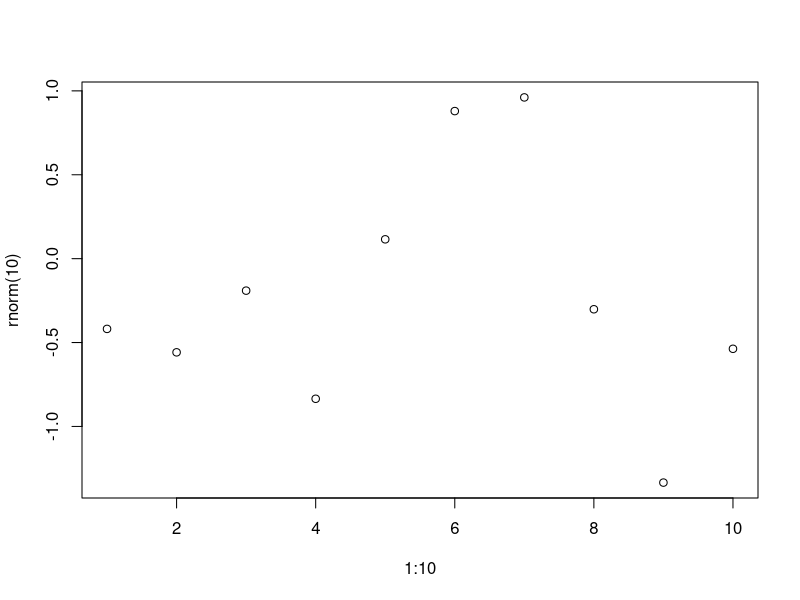
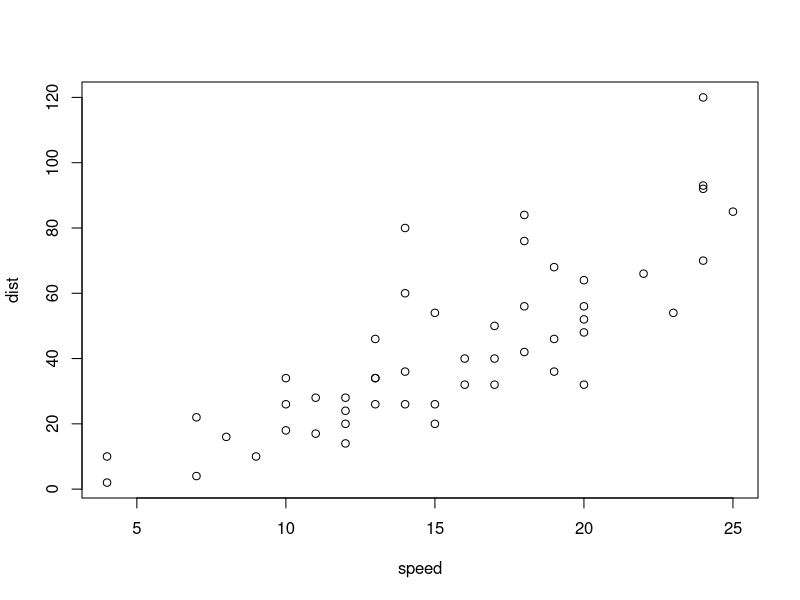
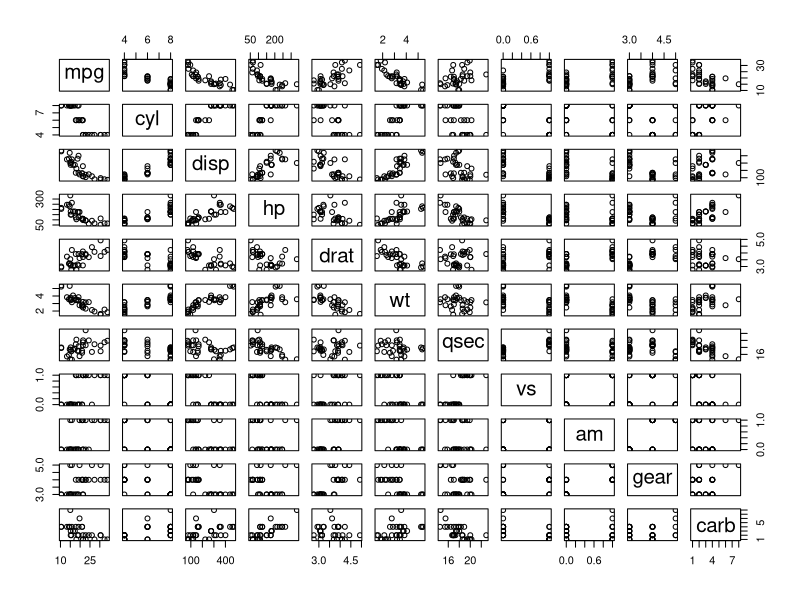
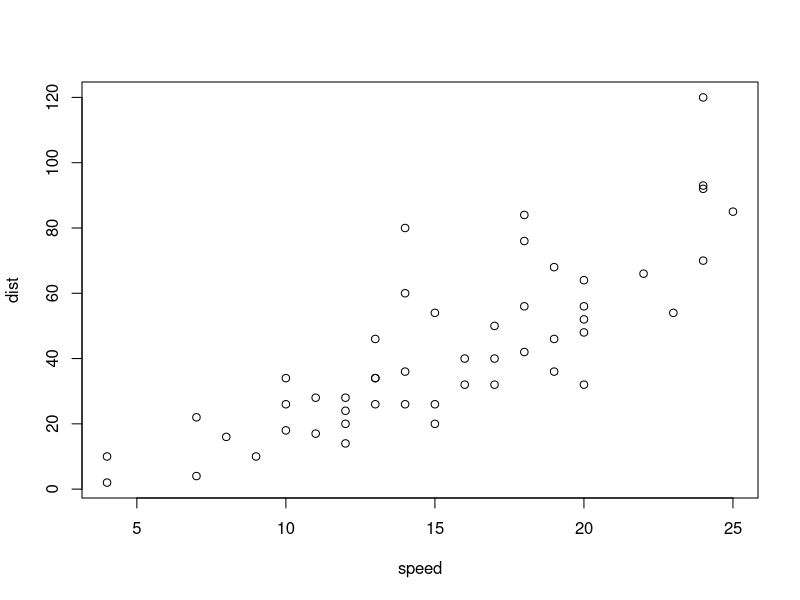
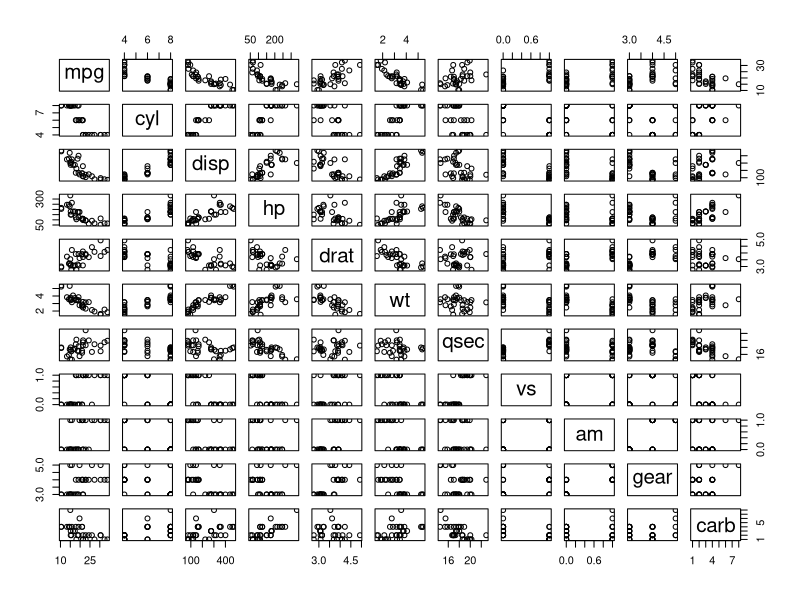
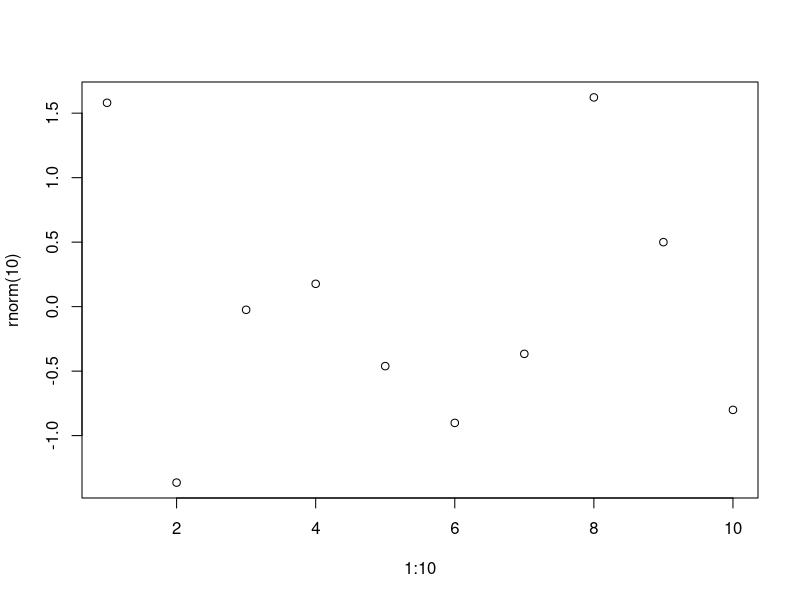

Recreate these plots in R, in order.
## ---- chunk 1
#| fig-cap: Simple demo R plot
#| lightbox:
#|   group: r-graph
#|   description: This is 1 to 10 plot
plot(1:10, rnorm(10))
## ---- chunk 2
#| fig-cap: Plot about cars data
#| lightbox:
#|   group: r-graph
#|   description: We see our cars data above
plot(cars)
## ---- chunk 3
#| fig-cap:
#|   - Caption for first plot
#|   - Caption for second plot
#| lightbox:
#|   group: cars
#|   description:
#|     - This is the decription for first graph
#|     - This is the decription for second graph
plot(mtcars)
plot(cars)
## ---- chunk 4
#| fig-cap: mtcars
#| lightbox: false
plot(mtcars)
## ---- chunk 5
#| fig-cap: Simple demo R plot
#| lightbox:
#|   group: r-graph
#|   description: This is 1 to 10 plot
plot(1:10, rnorm(10))
